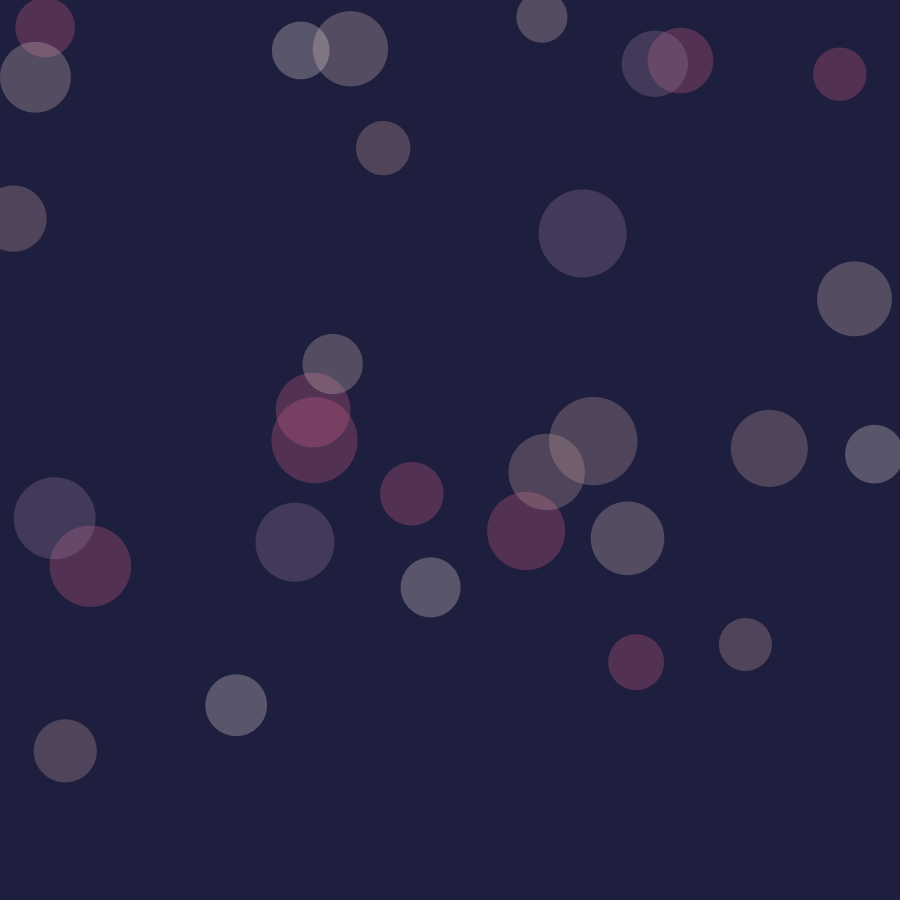
Frame 1 (no input)
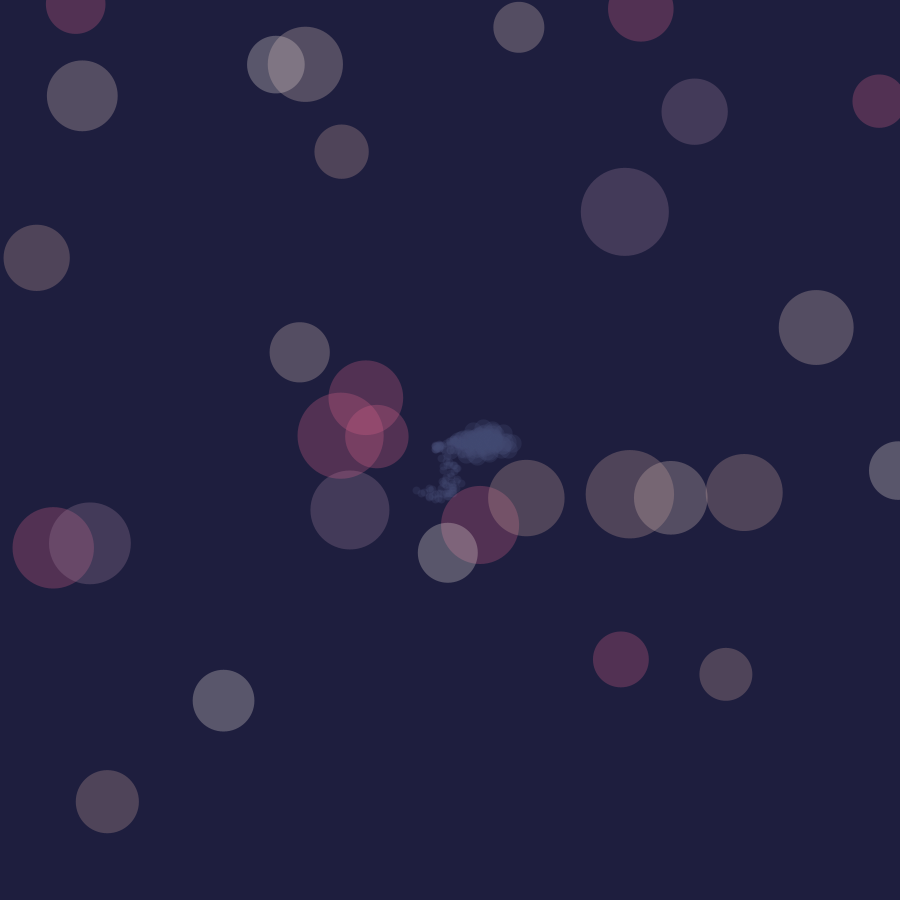
Frame 60 (the mouse pressed at the canvas centre just before this capture)
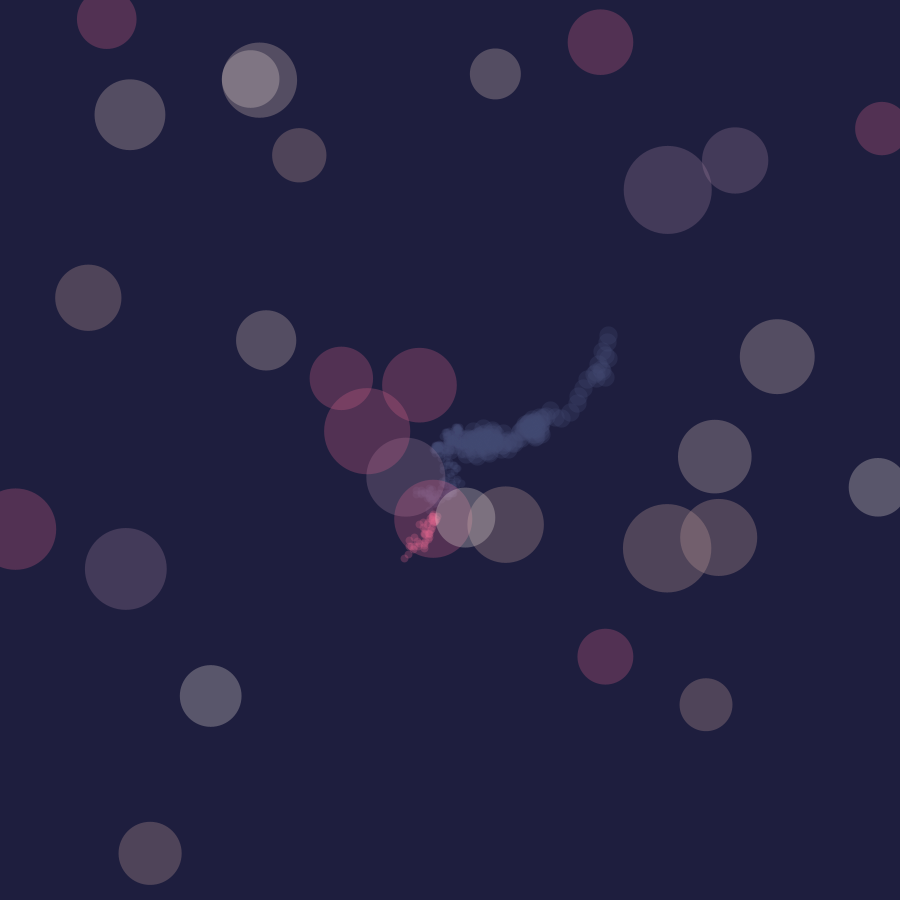
Frame 120 (the mouse held since frame 60 and released just before this capture)

The Processing sketch that drew these frames (run headless with seeded random() and noise(); from frame 60 on, the mouse is pressed at the canvas centre):

// Processing sketch: bolas_mueven
// ── bolas_mueven.pde
int numElipses = 30; // Número de elipses que deseas generar

float[][] elipseCoords = new float[numElipses][2]; // Coordenadas x, y de cada elipse
float[] elipseSizes = new float[numElipses]; // Tamaño de cada elipse
int[] elipseColors = new int[numElipses]; // Color de cada elipse
float[][] elipseVelocities = new float[numElipses][2]; // Vector de movimiento de cada elipse

PGraphics pg; // Canvas separado para las líneas

// Paleta de colores específica
color[] paletaColores = {
  color(220, 99, 140, 70),
  color(164, 131, 159, 70),
  color(206, 169, 161, 70),
  color(225, 200, 193, 70),
  color(243, 232, 226, 70)
};

// Arrays para las líneas
int[][] coords;
int[] colors;
float[] weights;
float[][] ranges;

void setup() {
  size(900, 900);
  background(30, 30, 62); // Fondo inicial
  
  // Inicializar PGraphics
  pg = createGraphics(width, height);
  pg.beginDraw();
  pg.background(30, 30, 62); // Mismo fondo para las líneas
  pg.endDraw();
  
  // Inicializar propiedades de las elipses
  for (int i = 0; i < numElipses; i++) {
    elipseCoords[i][0] = random(width);  // Posición x
    elipseCoords[i][1] = random(height); // Posición y
    elipseSizes[i] = random(50, 90);     // Tamaño
    
    // Asignar un color aleatorio de la paleta
    elipseColors[i] = paletaColores[int(random(paletaColores.length))];
    
    // Asignar una dirección de movimiento aleatoria (velocidad pequeña para movimiento lento)
    elipseVelocities[i][0] = random(-1, 1); // Velocidad en x
    elipseVelocities[i][1] = random(-1, 1); // Velocidad en y
  }
  
  // Inicializar las líneas
  coords = new int[][] {
    {width/2, height/2, width/2, height/2}, // Línea 1
    {width/2, height/2, width/2, height/2}, // Línea 2
    {width/2, height/2, width/2, height/2}  // Línea 3
  };
  
  colors = new int[] {color(67, 73, 112, 70), color(67, 73, 112, 70), color(67, 73, 112, 70)};
  weights = new float[] {random(5, 10), random(10, 20), random(6, 9)};
  ranges = new float[][] {{-5, 5}, {-10, 10}, {-7, 7}};
}

void draw() {
  background(30, 30, 62); // Redibujar el fondo para borrar el rastro de las elipses
  
  // Dibujar las líneas almacenadas en PGraphics
  image(pg, 0, 0);
  
  // Actualizar y dibujar las elipses
  noStroke();
  for (int i = 0; i < numElipses; i++) {
    // Actualizar la posición de la elipse
    elipseCoords[i][0] += elipseVelocities[i][0];
    elipseCoords[i][1] += elipseVelocities[i][1];
    
    // Rebotar si llega al borde del canvas
    if (elipseCoords[i][0] <= 0 || elipseCoords[i][0] >= width) {
      elipseVelocities[i][0] *= -1;
    }
    if (elipseCoords[i][1] <= 0 || elipseCoords[i][1] >= height) {
      elipseVelocities[i][1] *= -1;
    }
    
    // Dibujar la elipse
    fill(elipseColors[i]);
    ellipse(elipseCoords[i][0], elipseCoords[i][1], elipseSizes[i], elipseSizes[i]);
  }
  
  // Dibujar las líneas nuevas en PGraphics
  pg.beginDraw();
  for (int i = 0; i < coords.length; i++) {
    drawLine(coords[i], i, weights[i], ranges[i], pg);
  }
  pg.endDraw();
}

void drawLine(int[] coord, int index, float weight, float[] range, PGraphics pg) {
  // Verificar si la línea toca alguna elipse
  for (int i = 0; i < numElipses; i++) {
    if (isPointInsideEllipse(coord[2], coord[3], elipseCoords[i][0], elipseCoords[i][1], elipseSizes[i])) {
      colors[index] = elipseColors[i]; // Cambiar color de la línea al color de la elipse tocada
      break; // Termina la búsqueda al encontrar la primera colisión
    }
  }
  
  pg.stroke(colors[index]); // Usar el color actualizado de la línea
  pg.strokeWeight(weight);
  pg.line(coord[0], coord[1], coord[2], coord[3]);
  
  // Actualizar las coordenadas para la siguiente iteración
  coord[2] += int(random(range[0], range[1]));
  coord[3] += int(random(range[0], range[1]));
  
  coord[2] = constrain(coord[2], 0, width);
  coord[3] = constrain(coord[3], 0, height);
  
  coord[0] = coord[2];
  coord[1] = coord[3];
}

// Función para comprobar si un punto está dentro de una elipse
boolean isPointInsideEllipse(float px, float py, float ex, float ey, float esize) {
  float dx = px - ex;
  float dy = py - ey;
  return (dx*dx)/(esize*esize/4) + (dy*dy)/(esize*esize/4) <= 1;
}
